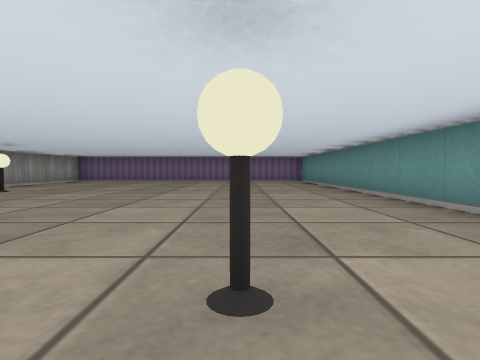
View 1 (above)

17 first-person views from a walk through a cub3D maze. The camera is about half as high as the walls, tilts 2° down and sees 80° across. The floor is counted in squares. Each view is taken from the middle of a square. On the plan, view 1 faces up. The plan holds only what a view shows up to about 9 squares ahead; the rest is blank.

View 2
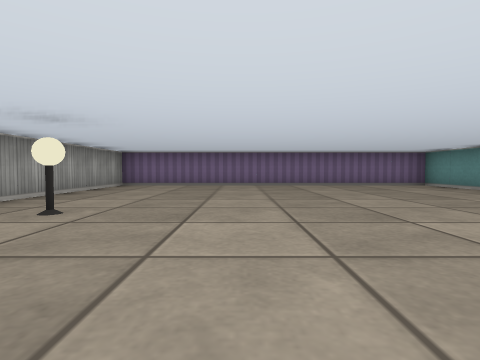

View 3
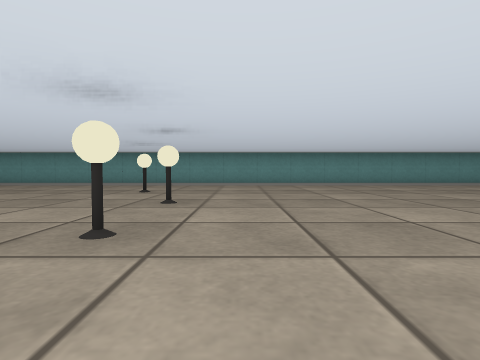

View 4
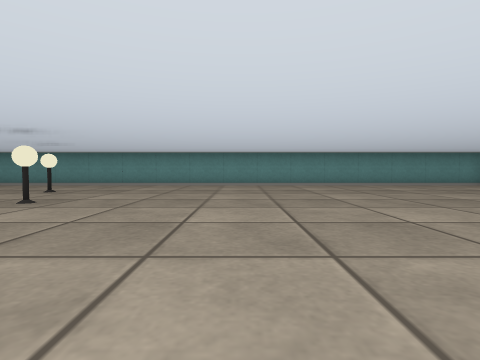

View 5
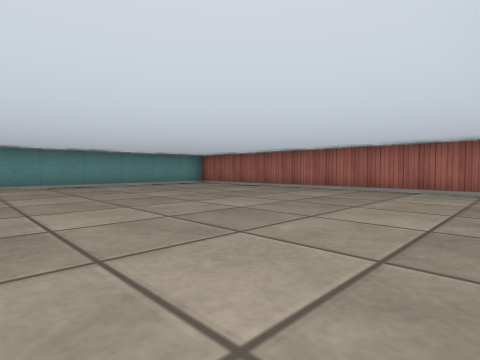

View 6
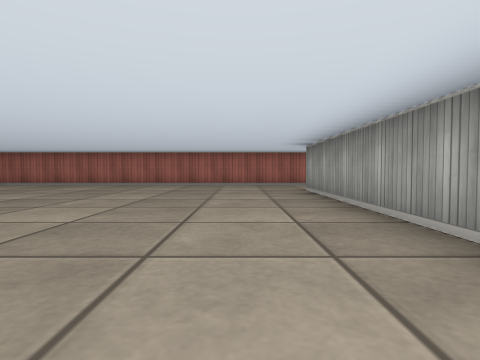

View 7
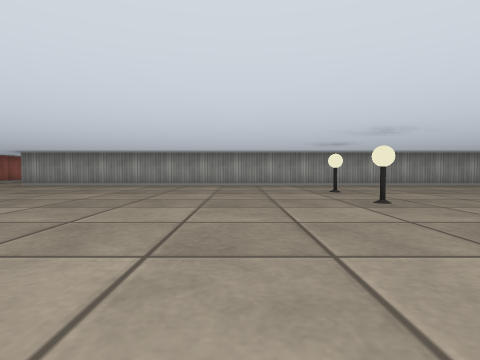

View 8
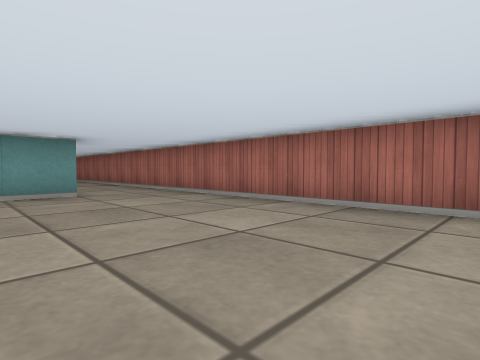

View 9
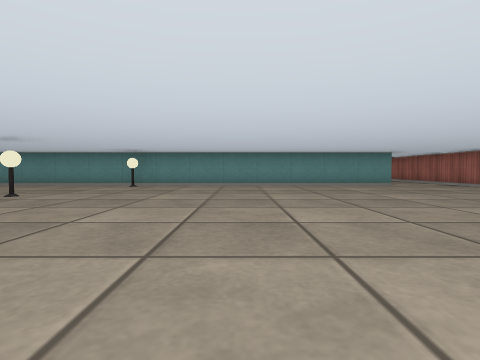

View 10
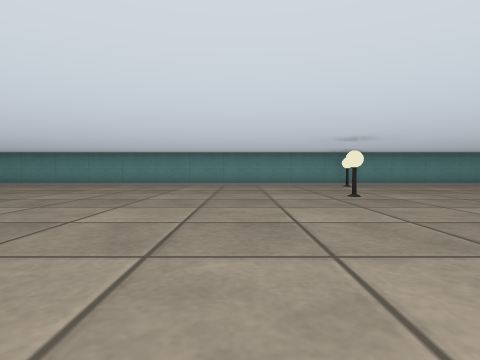

View 11
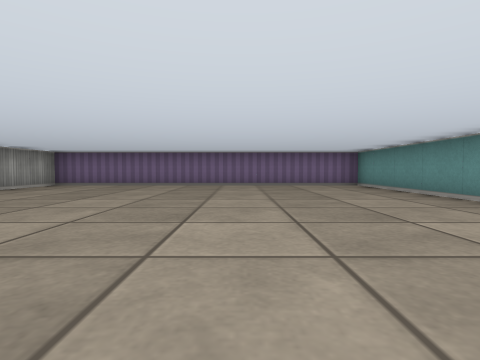

View 12
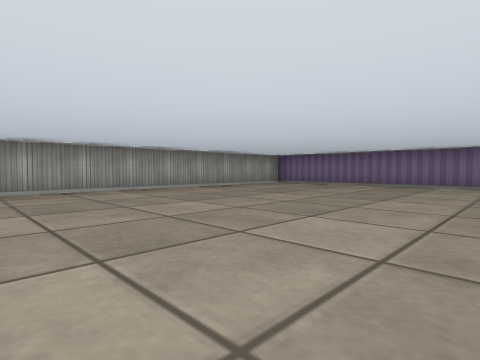

View 13
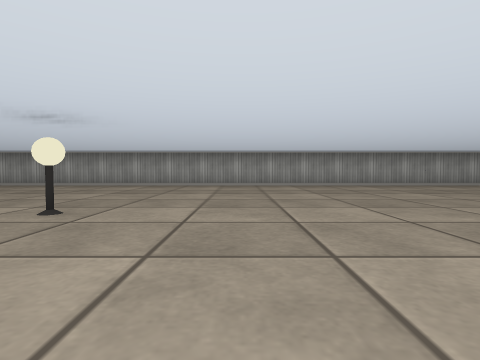

View 14
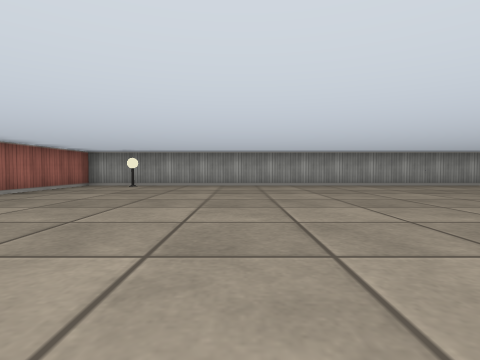

View 15
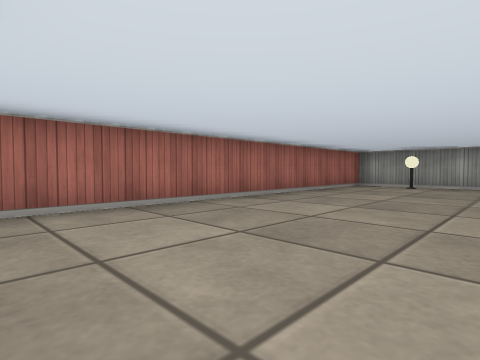

View 16
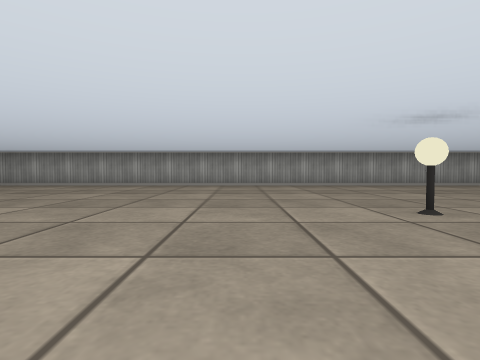

View 17
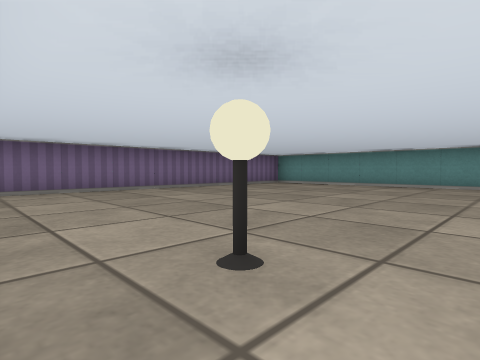

### Floor plan
Ten units are one square. View 1 is at (0, 0); x grows to the right and y downward. Boxes are objects, and circles mark ways between rooms. Rooms are numbered by the first view taken in them; rooms with no view inside come last. Other rooms are left out.
<svg viewBox="-170 -120 200 230">
<path fill="none" stroke="#000" d="M-65 -51 -65 85M25 101 25 -115 -65 -115 -65 -71M-66 105 21 105M-75 86 -75 -115 -165 -115 -165 105 -66 105"/>
<rect x="-55" y="-65" width="10" height="10" fill="#bbb"><title>lamp</title></rect>
<rect x="-45" y="-5" width="10" height="10" fill="#bbb"><title>lamp</title></rect>
<rect x="-25" y="-5" width="10" height="10" fill="#bbb"><title>lamp</title></rect>
<rect x="-5" y="-15" width="10" height="10" fill="#bbb"><title>lamp</title></rect>
<rect x="-165" y="85" width="10" height="10" fill="#bbb"><title>lamp</title></rect>
<rect x="-115" y="-5" width="10" height="10" fill="#bbb"><title>lamp</title></rect>
<rect x="-85" y="5" width="10" height="10" fill="#bbb"><title>lamp</title></rect>
<circle cx="-70" cy="95" r="3" fill="#2a7"/>
<text x="-20" y="-10">1</text>
<text x="-120" y="0">2</text>
</svg>
Room 1 opens to room 2.

Where each view was taken, in squares from view 1:
view 1: 0 up, 0 right, facing up
view 2: 3 up, 3 left, facing up
view 3: 1 down, 6 left, facing right
view 4: 3 down, 6 left, facing right
view 5: 4 down, 6 left, facing down-right
view 6: 2 down, 5 left, facing down
view 7: 2 down, 2 right, facing left
view 8: 7 down, 13 left, facing down-right
view 9: 4 down, 16 left, facing right
view 10: 2 up, 16 left, facing right
view 11: 3 up, 11 left, facing up
view 12: 3 up, 10 left, facing up-left
view 13: 2 up, 8 left, facing left
view 14: 6 down, 8 left, facing left
view 15: 7 down, 8 left, facing down-left
view 16: 2 down, 8 left, facing left
view 17: 5 up, 6 left, facing up-right
